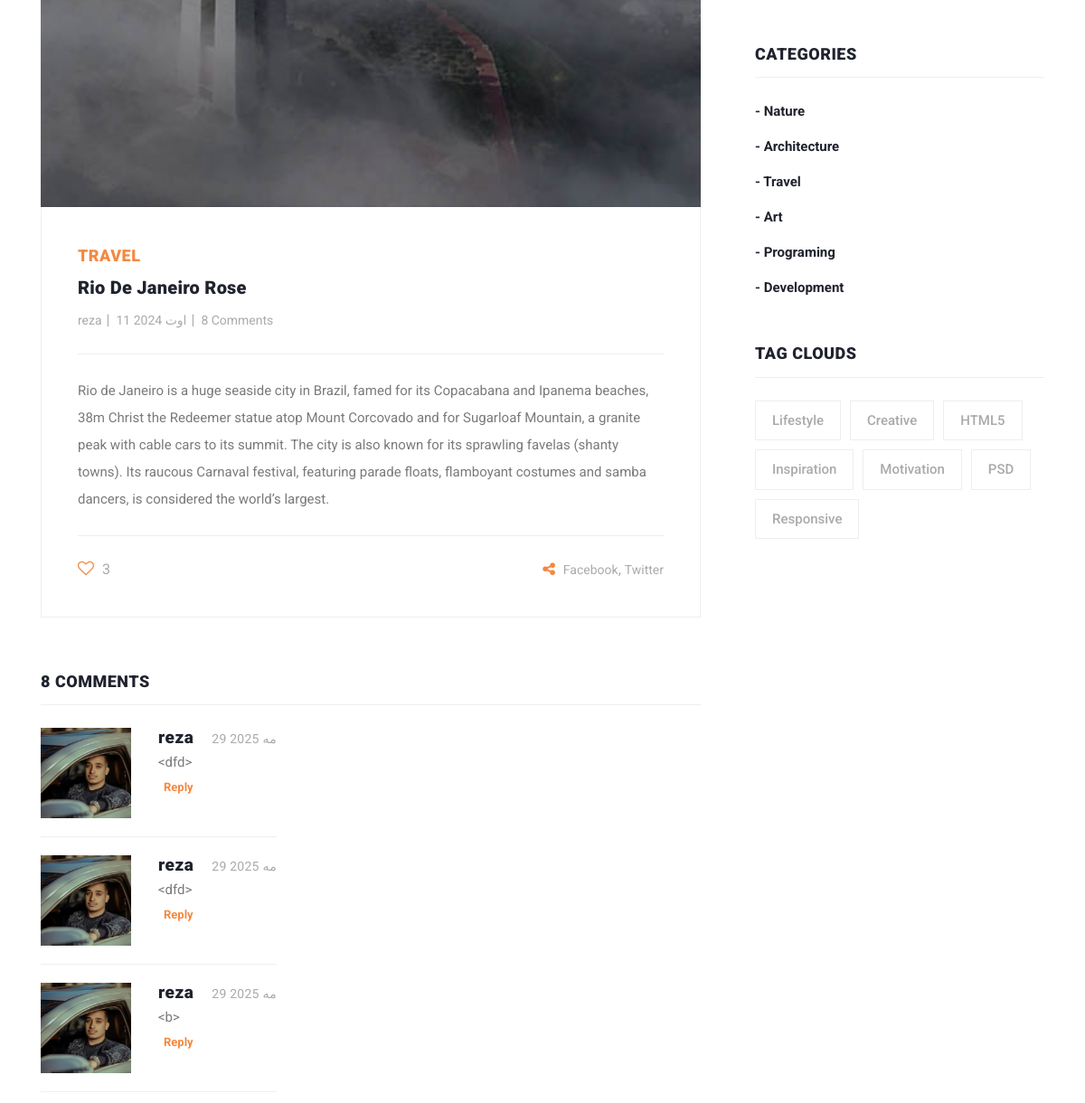
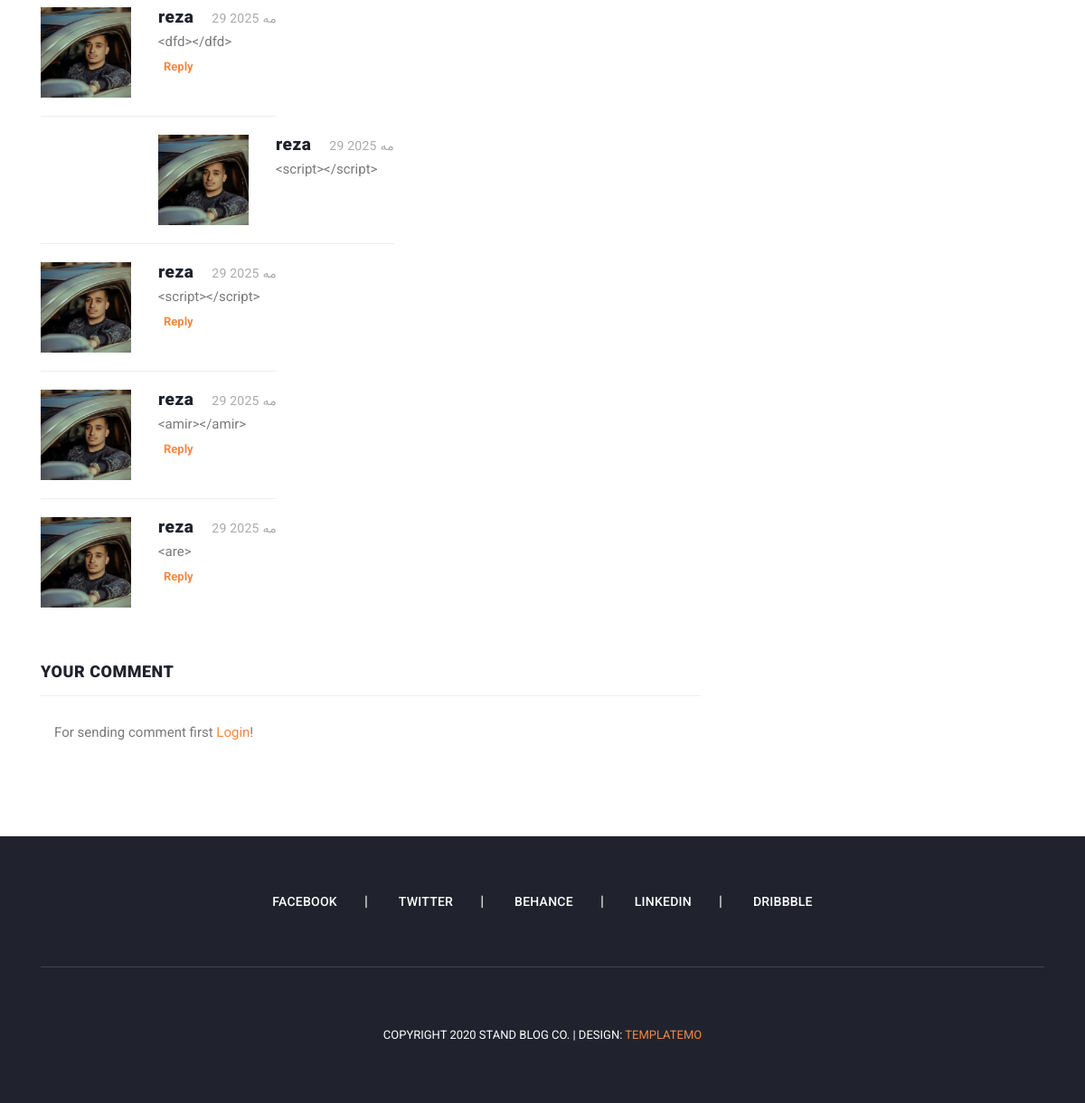
/posts/rio-de-janeiro-rose/ (lower part), run on an earlier commit of the app's database (2 pictures, top to bottom).
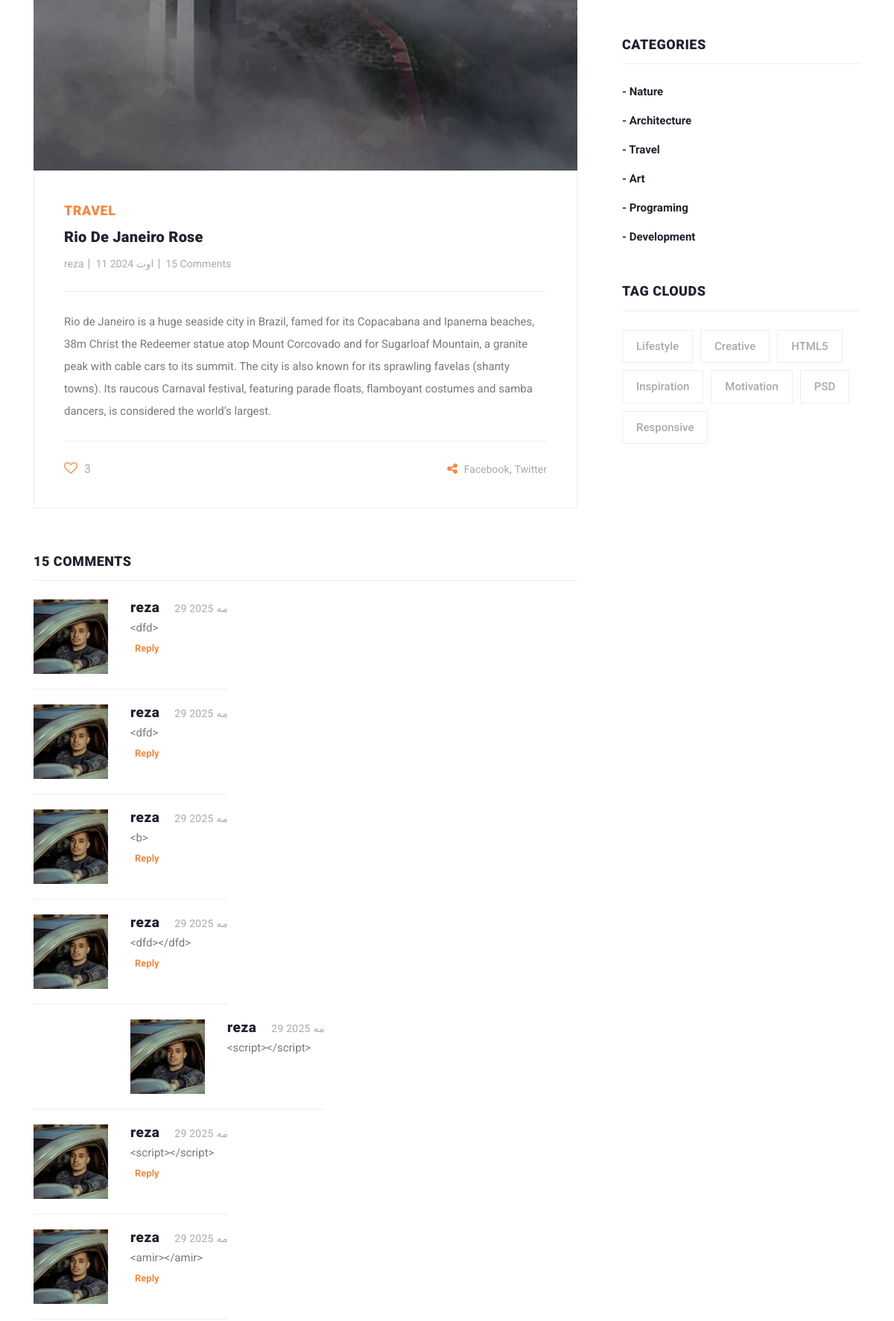
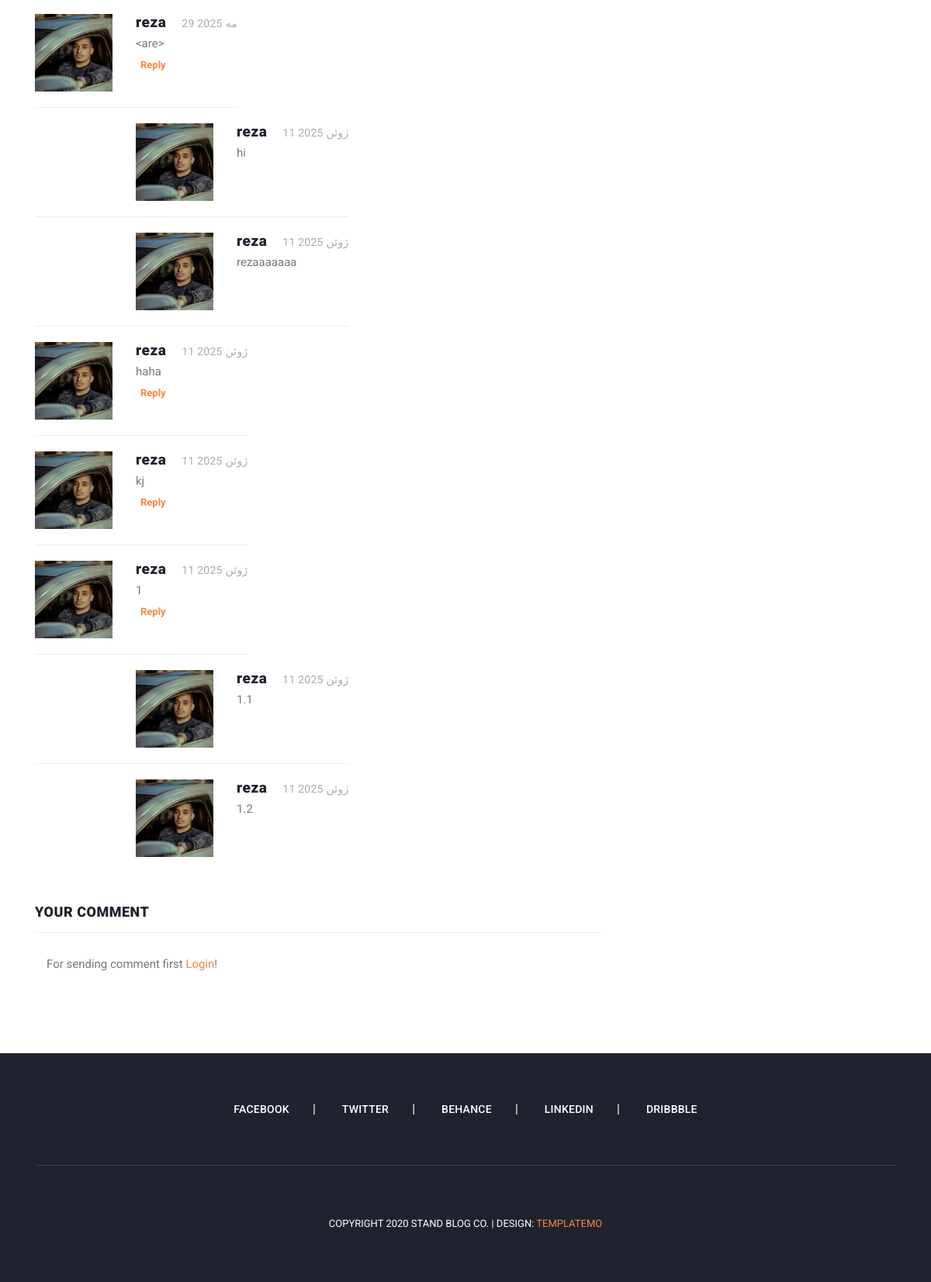
And on a later commit of the database (2 pictures, top to bottom).
### blog_app/models.py (models this page shows, shortened)
class Post(models.Model):
    author = models.ForeignKey(User, on_delete=models.CASCADE)
    title = models.CharField(max_length=100, unique_for_date='pub_date')
    category = models.ManyToManyField(Category)
    body = models.TextField()
    image = models.ImageField(upload_to='img/post')
    published = models.BooleanField(default=True)
    created = models.DateField(auto_now_add=True, verbose_name='تاریخ ایجاد')
    updated = models.DateField(auto_now=True)
    pub_date = models.DateField(default=timezone.now())
    slug = models.SlugField(unique=True, null=True, blank=True)
    objects = ModelManager()
    class Meta:
        ordering = ('created',)
        verbose_name = 'پوست'
        verbose_name_plural = 'پوست ها'
    def get_absolute_url(self):
        return reverse('blog:post_details', kwargs={'slug': self.slug})
    def show_image(self):
        return format_html(f'<img src="{self.image.url}" width="12%" alt="تصویر ندارد"/>')
    show_image.short_description = 'تصویر'

class Category(models.Model):
    title = models.CharField(max_length=100, verbose_name='عنوان')
    created = models.TimeField(auto_now_add=True)
    def __str__(self):
        return self.title
    class Meta:
        verbose_name = 'دسته بندی'
        verbose_name_plural = 'دسته بندی ها'

class Comment(models.Model):
    post = models.ForeignKey(Post, on_delete=models.CASCADE, related_name='comments')
    user = models.ForeignKey(User, on_delete=models.CASCADE, related_name='comments')
    parent = models.ForeignKey('self', blank=True, null=True, on_delete=models.CASCADE, related_name='replies')
    body = models.TextField()
    created = models.DateField(auto_now_add=True)
    class Meta:
        verbose_name = 'نظر'
        verbose_name_plural = 'نظرات'

### account_app/models.py (models this page shows, shortened)
class Profile(models.Model):
    user = models.OneToOneField(User, on_delete=models.CASCADE, related_name='profile')
    national_code = models.CharField(max_length=10, null=True, blank=True)
    image = models.ImageField(upload_to='profile/img', blank=True, null=True)
    class Meta:
        verbose_name = 'پروفایل'
        verbose_name_plural = 'پروفایل ها'

### blog_app/views.py (the view, shortened to what this page needs)
# urls.py: path('posts/<slug:slug>/', views.post_details, name='post_details'),
def post_details(request, slug):
    post = get_object_or_404(Post, slug=slug)
    if request.user.is_authenticated:   # if user is logged in send user liked status else send False.
        is_liked = request.user.likes.filter(post_id=post.id).exists()
    else:
        is_liked = False
    return render(request, 'blog_app/post_details.html', {'post': post, 'is_liked': is_liked})

### context_processors/context_processors.py (called while the page is built)
def recent_posts(request):
    return {'recent_posts': Post.objects.order_by('-created')[:3]}

def categorise(request):
    return {'categorise': Category.objects.all()}

### blog_app/templates/blog_app/post_details.html (shortened to what this page needs)
{% extends 'base.html' %}
{% load static %}
{% block content %}
    <section class="blog-posts grid-system">
        <div class="container">
            <div class="row">
                <div class="col-lg-8">
                    <div class="all-blog-posts">
                        <div class="row">
                            <div class="col-lg-12">
                                <div class="blog-post">
                                    <div class="blog-thumb">
                                        <img src="{{ post.image.url }}" alt="">
                                    </div>
                                    <div class="down-content">
                                        {% for cat in post.category.all %}
                                            <span style="margin-right: 15px">{{ cat }}</span>
                                        {% endfor %}
                                        <a href="post-details.html"><h4>{{ post.title }}</h4></a>
                                        <ul class="post-info">
                                            <li><a href="#">{{ post.author }}</a></li>
                                            <li><a href="#">{{ post.created }}</a></li>
                                            <li><a href="#">{{ post.comments.count }} Comments</a></li>
                                        </ul>
                                        <p>{{ post.body }}</p>
                                        <div class="post-options">
                                            <div class="row">
                                                <div class="col-6">
                                                    <ul class="post-tags">
                                                        <li><i
                                                                id="like"
                                                                style="font-size: 18px"
                                                                class="fa fa-heart{% if not is_liked %}-o{% endif %}"></i>
                                                        </li>
                                                        <li id="likeNum">{{ post.likes.count }}</li>
                                                    </ul>
                                                </div>
                                                <div class="col-6">
                                                    <ul class="post-share">
                                                        <li><i class="fa fa-share-alt"></i></li>
                                                        <li><a href="#">Facebook</a>,</li>
                                                        <li><a href="#"> Twitter</a></li>
                                                    </ul>
                                                </div>
                                            </div>
                                        </div>
                                    </div>
                                </div>
                            </div>
                            <div class="col-lg-12">
                                <div class="sidebar-item comments">
                                    <div class="sidebar-heading">
                                        <h2>{{ post.comments.count }} comments</h2>
                                    </div>
                                    <div class="content">
                                        <ul id="comment-block">
                                            {% for comment in post.comments.all %}
                                                {% if comment.parent == None %}
                                                    <li style="display: table" name="{{ comment.id }}">
                                                        <div class="author-thumb">
                                                            {% if comment.user.profile.image %}
                                                                <img src="{{ comment.user.profile.image.url }}"
                                                                     alt="profile_img">
                                                            {% else %}
                                                                <img src="{% static 'icon/profile.png' %}"
                                                                     alt="profile_img">
                                                            {% endif %}
                                                        </div>
                                                        <div class="right-content">
                                                            <h4>{{ comment.user.username }}<span>{{ comment.created }}</span>
                                                            </h4>
                                                            <p>{{ comment.body }}</p>
                                                            <button onclick="is_reply({{ comment.id }})"
                                                                    style=" font-weight: bold ; font-size: 13px;  background: transparent; border: none; color: #f48840">
                                                                Reply
                                                            </button>
                                                        </div>
                                                    </li>
                                                    {% for reply in comment.replies.all %}
                                                        <li class="replied" style="display: table" name="{{ reply.parent.id }}">
                                                            <div class="author-thumb">
                                                                {% if reply.user.profile.image %}
                                                                    <img src="{{ reply.user.profile.image.url }}"
                                                                         alt="profile_img">
                                                                {% else %}
                                                                    <img src="{% static 'icon/profile.png' %}"
                                                                         alt="profile_img">
                                                                {% endif %}
                                                            </div>
                                                            <div class="right-content">
                                                                <h4>{{ reply.user.username }}<span>{{ reply.created }}</span>
                                                                </h4>
                                                                <p>{{ reply.body }}</p>
                                                            </div>
                                                        </li>
                                                    {% endfor %}
                                                {% endif %}
                                            {% endfor %}
                                        </ul>
                                    </div>
                                </div>
                            </div>
                            <div class="col-lg-12">
                                <div class="sidebar-item submit-comment">
                                    <div class="sidebar-heading">
                                        <h2>Your comment</h2>
                                    </div>
                                    <div class="content">
                                        {% if request.user.is_authenticated %}
                                            <form id="comment" action="" method="post">
                                                {% csrf_token %}
                                                <div class="row">
                                                    <input type="hidden" id="parent_id" name="parent_id">
                                                    <div class="col-lg-12">
                                                        <fieldset>
                                                        <textarea name="body" rows="6" id="body"
                                                                  placeholder="Type your comment"
                                                                  required=""></textarea>
                                                        </fieldset>
                                                    </div>
                                                    <div class="col-lg-12">
                                                        <fieldset>
                                                            <button type="button" id="form-submit" class="main-button">
                                                                Submit
                                                            </button>
                                                        </fieldset>
                                                    </div>
                                                </div>
                                            </form>
                                        {% else %}
                                            <div class="col-lg-12">
                                                <fieldset>
                                                    <P>For sending comment first <a href="{% url 'account_app:login' %}"
                                                                                    style="color: #f48840">Login</a>!
                                                    </P>
                                                </fieldset>
                                            </div>
                                        {% endif %}
                                    </div>
                                </div>
                            </div>
                        </div>
                    </div>
                </div>
                {% include 'includes/sidebar.html' %}
            </div>
        </div>
    </section>
{% endblock %}

### templates/base.html (shortened to what this page needs)
{% load static %}
<!DOCTYPE html>
<html lang="en">
    <head>
        {% include 'includes/head_references.html' %}
    </head>
    <body>
        {% block content %}
        {% endblock %}
        {% include 'includes/footer.html' %}
    </body>
</html>

### templates/includes/head_references.html (shortened to what this page needs)
{% load static %}
<link href="{% static 'vendor/bootstrap/css/bootstrap.min.css' %}" rel="stylesheet">
<link rel="stylesheet" href="{% static 'css/fontawesome.css' %}">
<link rel="stylesheet" href="{% static 'css/templatemo-stand-blog.css' %}">
<link rel="stylesheet" href="{% static 'css/owl.css' %}">

### templates/includes/header.html (shortened to what this page needs)
{% load static %}

### templates/includes/sidebar.html (shortened to what this page needs)
<div class="col-lg-4">
    <div class="sidebar">
        <div class="row">
            <div class="col-lg-12">
                <div class="sidebar-item categories">
                    <div class="sidebar-heading">
                        <h2>Categories</h2>
                    </div>
                    <div class="content">
                        <ul>
                            {% for cat in categorise %}
                                <li><a href="{% url 'blog:category_details' cat.pk %}">- {{ cat.title }}</a></li>
                            {% endfor %}
                        </ul>
                    </div>
                </div>
            </div>
            <div class="col-lg-12">
                <div class="sidebar-item tags">
                    <div class="sidebar-heading">
                        <h2>Tag Clouds</h2>
                    </div>
                    <div class="content">
                        <ul>
                            <li><a href="#">Lifestyle</a></li>
                            <li><a href="#">Creative</a></li>
                            <li><a href="#">HTML5</a></li>
                            <li><a href="#">Inspiration</a></li>
                            <li><a href="#">Motivation</a></li>
                            <li><a href="#">PSD</a></li>
                            <li><a href="#">Responsive</a></li>
                        </ul>
                    </div>
                </div>
            </div>
        </div>
    </div>
</div>

### templates/includes/footer.html
{% load static %}
<footer>
    <div class="container">
        <div class="row">
            <div class="col-lg-12">
                <ul class="social-icons">
                    <li><a href="#">Facebook</a></li>
                    <li><a href="#">Twitter</a></li>
                    <li><a href="#">Behance</a></li>
                    <li><a href="#">Linkedin</a></li>
                    <li><a href="#">Dribbble</a></li>
                </ul>
            </div>
            <div class="col-lg-12">
                <div class="copyright-text">
                    <p>Copyright 2020 Stand Blog Co.
                        | Design: <a rel="nofollow" href="https://templatemo.com"
                                     target="_parent">TemplateMo</a></p>
                </div>
            </div>
        </div>
    </div>
</footer>

### templates/includes/footer_references.html (shortened to what this page needs)
{% load static %}

What changed in the data, as far as the page shows it:
computed for Post "Rio De Janeiro Rose": comments.count "8" → "15"
added Comment: user.profile.image (picture), user.username "reza", created "11 ژوئن 2025", body "hi"
added Comment: user.profile.image (picture), user.username "reza", created "11 ژوئن 2025", body "rezaaaaaaa"
added Comment: user.profile.image (picture), user.username "reza", created "11 ژوئن 2025", body "haha", shown under "15 COMMENTS"
added Comment: user.profile.image (picture), user.username "reza", created "11 ژوئن 2025", body "kj", shown under "15 COMMENTS"
added Comment: user.profile.image (picture), user.username "reza", created "11 ژوئن 2025", body "1", shown under "15 COMMENTS"
added Comment: user.profile.image (picture), user.username "reza", created "11 ژوئن 2025", body "1.1"
added Comment: user.profile.image (picture), user.username "reza", created "11 ژوئن 2025", body "1.2"
